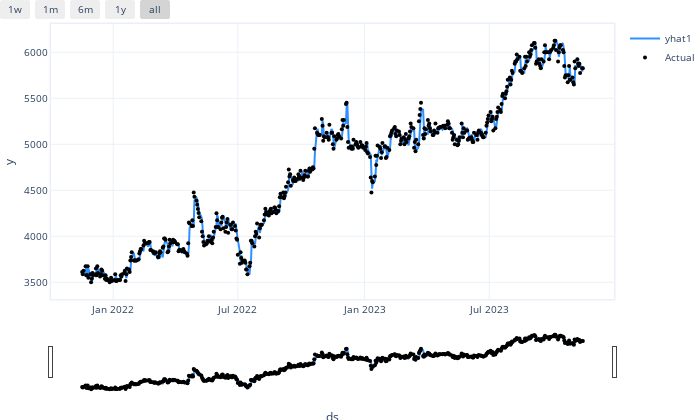

The notebook cell saved with this chart:
### Code cell
np_model.plot(forecast)

### Figure 1 — Plotly figure (JSON) as saved in the notebook; plotly's stock layout.template omitted (floating-point values rounded to 4 significant figures; data arrays with more than 128 entries replaced by an {"elided": "..."} marker saying what was removed)
{"data": [{"fill": "none", "line": {"color": "rgba(45, 146, 255, 1.0)", "width": 2}, "mode": "lines", "name": "yhat1", "type": "scatter", "x": {"elided": "520 str values"}, "y": {"elided": "520 float values"}}, {"marker": {"color": "black", "size": 4}, "mode": "markers", "name": "Actual", "type": "scatter", "x": {"elided": "520 str values"}, "y": {"elided": "520 float values"}}], "layout": {"autosize": true, "font": {"size": 10}, "height": 420, "hovermode": "x unified", "margin": {"b": 0, "l": 0, "pad": 0, "r": 10, "t": 10}, "showlegend": true, "title": {"font": {"size": 12}}, "width": 700, "xaxis": {"linewidth": 1.5, "mirror": true, "rangeselector": {"buttons": [{"count": 7, "label": "1w", "step": "day", "stepmode": "backward"}, {"count": 1, "label": "1m", "step": "month", "stepmode": "backward"}, {"count": 6, "label": "6m", "step": "month", "stepmode": "backward"}, {"count": 1, "label": "1y", "step": "year", "stepmode": "backward"}, {"step": "all"}]}, "rangeslider": {"visible": true}, "showline": true, "title": {"text": "ds"}, "type": "date"}, "yaxis": {"linewidth": 1.5, "mirror": true, "showline": true, "title": {"text": "y"}}}}
